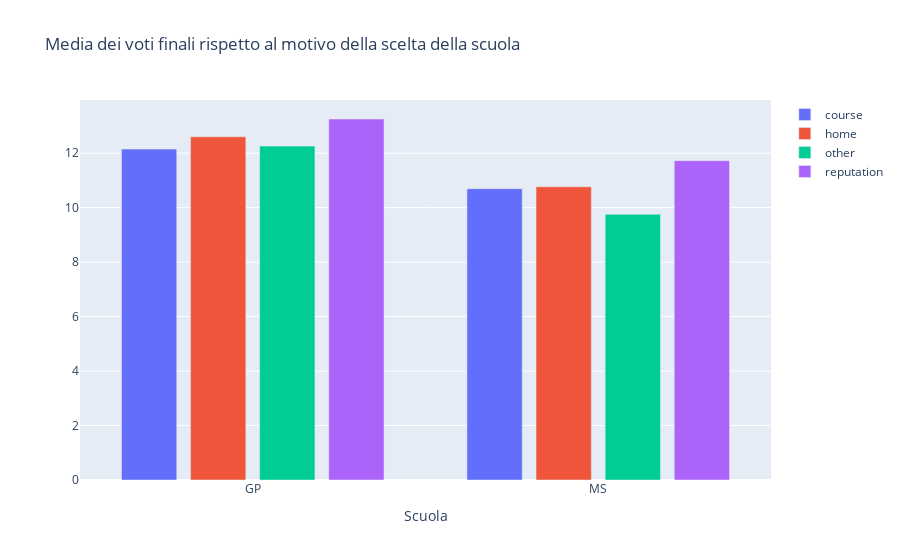

Here is the notebook cell this chart was saved with:
### Code cell
# Relationship between school choice and final grade plotly
mean_g3_by_reason = por.groupby(['school', 'reason'])['G3'].mean().unstack()

fig = go.Figure()

bar_width = 0.16 

for reason in mean_g3_by_reason.columns:
    fig.add_trace(go.Bar(
        x=mean_g3_by_reason.index,
        y=mean_g3_by_reason[reason],
        name=reason,
        width=[bar_width] * len(mean_g3_by_reason.index)  # Imposta la larghezza delle barre
    ))

fig.update_layout(
    title='Media dei voti finali rispetto al motivo della scelta della scuola',
    xaxis=dict(title='Scuola'),
    #yaxis=dict(title='Media dei voti finali'),
    barmode='group'
)

# Plot graph
fig.show()

### Figure 1 — Plotly figure (JSON) as saved in the notebook; plotly's stock layout.template omitted (floating-point values rounded to 4 significant figures)
{"data": [{"name": "course", "type": "bar", "width": [0.16, 0.16], "x": ["GP", "MS"], "y": [12.15, 10.69]}, {"name": "home", "type": "bar", "width": [0.16, 0.16], "x": ["GP", "MS"], "y": [12.6, 10.76]}, {"name": "other", "type": "bar", "width": [0.16, 0.16], "x": ["GP", "MS"], "y": [12.26, 9.756]}, {"name": "reputation", "type": "bar", "width": [0.16, 0.16], "x": ["GP", "MS"], "y": [13.25, 11.72]}], "layout": {"barmode": "group", "title": {"text": "Media dei voti finali rispetto al motivo della scelta della scuola"}, "xaxis": {"title": {"text": "Scuola"}}}}
